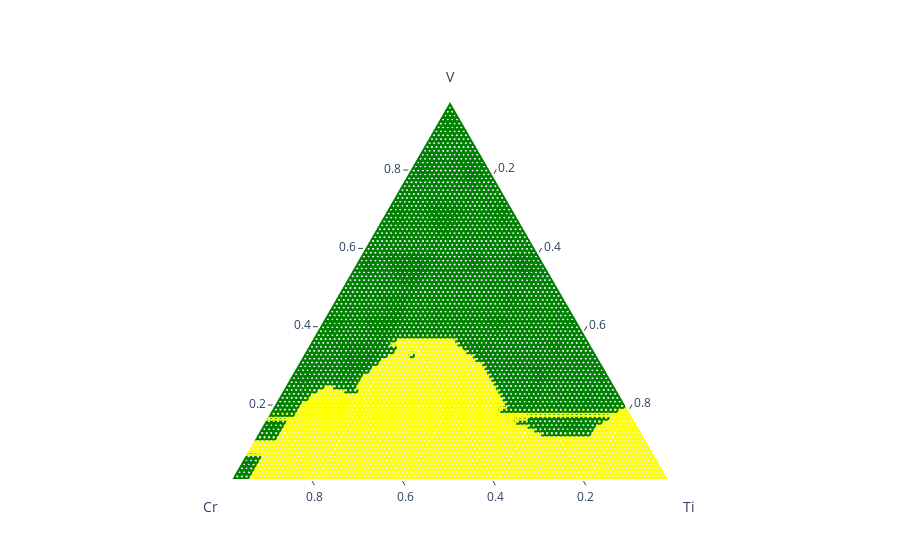

The code cell stored with this chart in its notebook:
### Code cell
# Plot
fig = plot_phase_ternary(df)
fig.show()
fig.write_image('thermo_dynamics_plot.png')

### Figure 1 — Plotly figure (JSON) as saved in the notebook; plotly's stock layout.template omitted (floating-point values rounded to 4 significant figures; data arrays with more than 128 entries replaced by an {"elided": "..."} marker saying what was removed)
{"data": [{"a": {"elided": "5705 float values"}, "b": {"elided": "5705 float values"}, "c": {"elided": "5705 float values"}, "marker": {"color": {"elided": "5705 str values"}, "line": {"width": 2}, "size": 5, "symbol": 100}, "mode": "markers", "type": "scatterternary"}], "layout": {"ternary": {"aaxis": {"linewidth": 2, "min": 0.01, "ticks": "outside", "title": {"text": "V"}}, "baxis": {"linewidth": 2, "min": 0.01, "ticks": "outside", "title": {"text": "Cr"}}, "caxis": {"linewidth": 2, "min": 0.01, "ticks": "outside", "title": {"text": "Ti"}}, "sum": 1}}}
